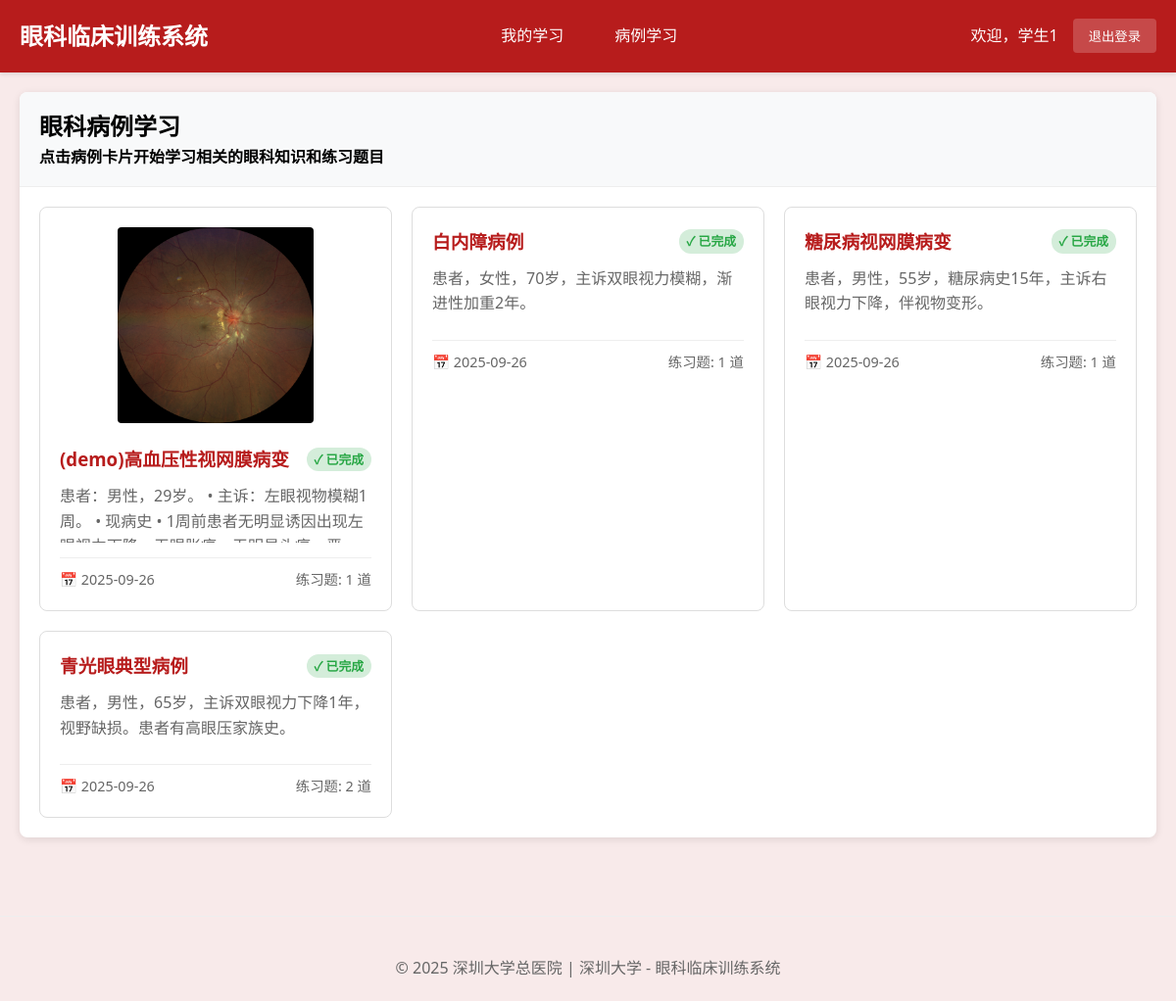
Before: /student/cases/?page=2 (signed in) with the older database file.
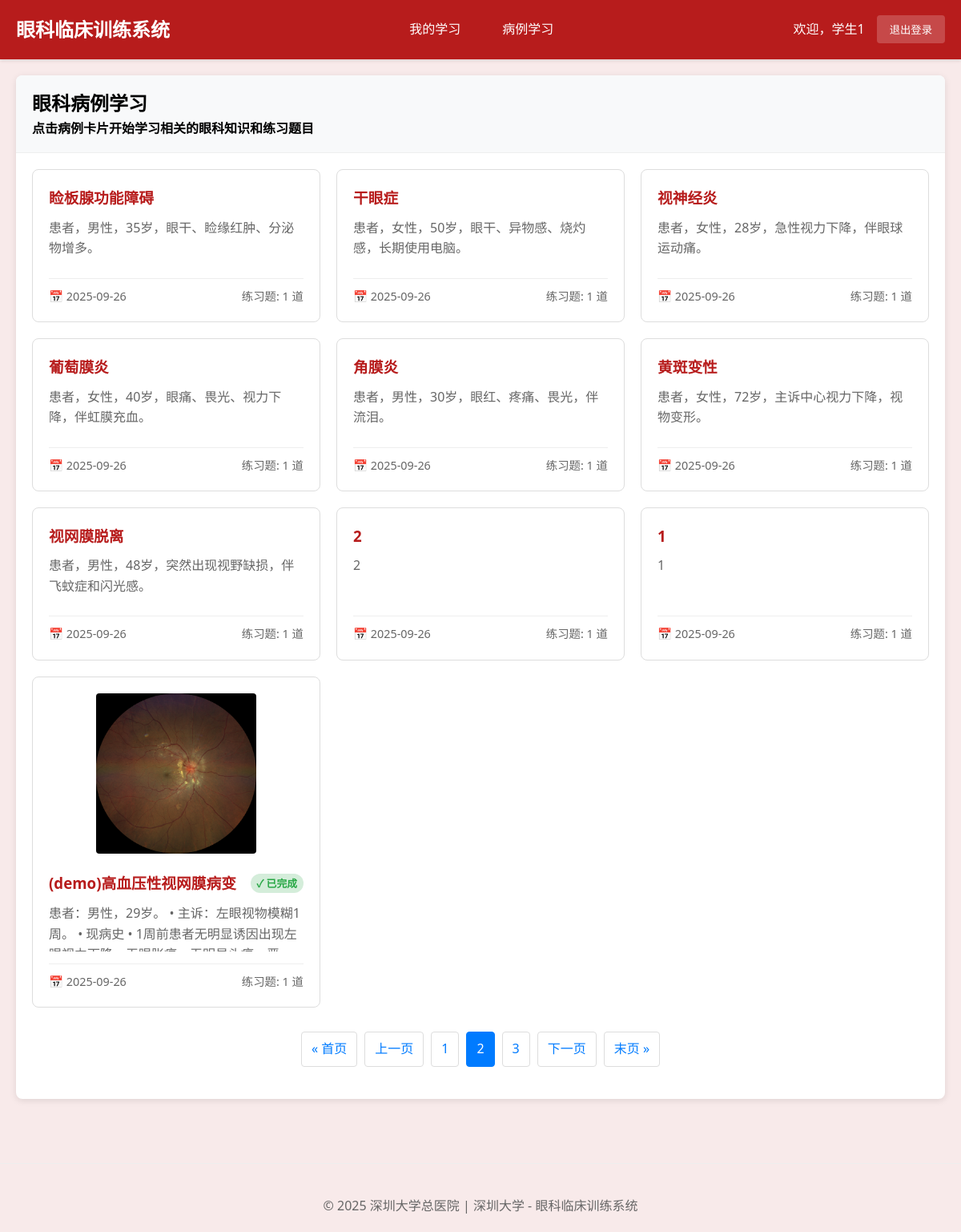
After: the same page with the newer database file.
### cases/models.py (models this page shows, shortened)
class Case(models.Model):
    title = models.CharField('病例名称', max_length=200, help_text='病例的标题或名称')    # charfield 对应 string的短文本
    description = models.TextField('病例描述', help_text='详细的病例描述和背景信息')    # textfield 对应 string的长文本
    symptoms = models.TextField('症状表现', help_text='患者的主要症状和表现')
    diagnosis = models.TextField('诊断结果', help_text='各项检查的详细结果', default='待补充')
    image = models.ImageField('病例图像', upload_to='case_images/', blank=True, null=True,
                             help_text='相关的检查图片或眼底照片')    # imagefield 对应 图片类型
    difficulty = models.CharField('难度等级', max_length=10,
                                 choices=[('easy', '简单'), ('medium', '中等'), ('hard', '困难')],
                                 default='medium', help_text='病例难度等级')
    case_type = models.CharField('病例类型', max_length=20,
                                choices=[('clinical', '临床病例'), ('surgery', '手术病例'), ('emergency', '急诊病例')],
                                default='clinical', help_text='病例类型分类')
    created_at = models.DateTimeField('创建时间', auto_now_add=True)    # datetimefield 对应 日期时间类型
    updated_at = models.DateTimeField('更新时间', auto_now=True)
    is_active = models.BooleanField('是否启用', default=True, help_text='是否在教学中使用此病例') # boolean 对应 bool类型
    class Meta:
        verbose_name = '眼科病例'
        verbose_name_plural = '眼科病例'
        ordering = ['-created_at']

### cases/views.py (the view)
# urls.py: path('student/cases/', views.student_case_list, name='student_case_list'),
@login_required
@user_passes_test(is_student, login_url='login')
def student_case_list(request):
    cases = Case.objects.filter(is_active=True).order_by('-created_at')
    progress, _ = UserProgress.objects.get_or_create(user=request.user)
    completed_cases = set(progress.completed_cases.values_list('id', flat=True))
    paginator = Paginator(cases, 10)
    page_number = request.GET.get('page')
    page_obj = paginator.get_page(page_number)
    context = {
        'page_obj': page_obj,
        'completed_cases': completed_cases,
    }
    return render(request, 'student/case_list.html', context)

### cases/views.py (called while the page is built)
def is_student(user):
    return user.groups.filter(name='Students').exists()

### cases/templates/student/case_list.html (shortened to what this page needs)
{% extends 'base.html' %}
{% load static %}
{% block content %}
<div class="card">
    <div class="card-header">
        <h2>眼科病例学习</h2>
        <p>点击病例卡片开始学习相关的眼科知识和练习题目</p>
    </div>
    <div class="card-body">
        <div style="display: grid; grid-template-columns: repeat(auto-fit, minmax(300px, 1fr)); gap: 20px;">
            {% for case in page_obj %}
            <div class="case-card" style="border: 1px solid #ddd; border-radius: 8px; padding: 20px; background: white; transition: transform 0.2s, box-shadow 0.2s; cursor: pointer;"
                 data-case-url="{% url 'student_case_detail' case.id %}" onclick="location.href=this.dataset.caseUrl">
                {% if case.image %}
                <div style="text-align: center; margin-bottom: 15px;">
                    <img src="{{ case.image.url }}" alt="{{ case.title }}" style="max-width: 100%; height: 200px; object-fit: cover; border-radius: 4px;">
                </div>
                {% endif %}
                <h3 style="color: #b71c1c; margin-bottom: 10px; display: flex; align-items: center; justify-content: space-between;">
                    {{ case.title }}
                    {% if case.id in completed_cases %}
                    <span style="color: #28a745; font-size: 0.8rem; background: #d4edda; padding: 2px 8px; border-radius: 12px;">✓ 已完成</span>
                    {% endif %}
                </h3>
                <p style="color: #666; line-height: 1.6; margin-bottom: 15px; height: 60px; overflow: hidden;">
                    {{ case.description|truncatewords:20 }}
                </p>
                <div style="border-top: 1px solid #eee; padding-top: 10px; font-size: 0.9rem; color: #666;">
                    <span>📅 {{ case.created_at|date:"Y-m-d" }}</span>
                    <span style="float: right;">练习题: {{ case.exercises.count }} 道</span>
                </div>
            </div>
            {% empty %}
            <div style="text-align: center; padding: 40px; color: #666;">
                <p>暂无病例数据</p>
                <p>请联系教师添加学习内容</p>
            </div>
            {% endfor %}
        </div>
        {% if page_obj.has_other_pages %}
        <div class="pagination" style="text-align: center; margin-top: 30px;">
            {% if page_obj.has_previous %}
                <a href="?page=1" style="display: inline-block; padding: 8px 12px; margin: 0 2px; text-decoration: none; border: 1px solid #ddd; border-radius: 4px; color: #007bff;">&laquo; 首页</a>
                <a href="?page={{ page_obj.previous_page_number }}" style="display: inline-block; padding: 8px 12px; margin: 0 2px; text-decoration: none; border: 1px solid #ddd; border-radius: 4px; color: #007bff;">上一页</a>
            {% endif %}
            {% for num in page_obj.paginator.page_range %}
                {% if page_obj.number == num %}
                    <span style="display: inline-block; padding: 8px 12px; margin: 0 2px; background: #007bff; color: white; border: 1px solid #007bff; border-radius: 4px;">{{ num }}</span>
                {% elif num > page_obj.number|add:'-3' and num < page_obj.number|add:'3' %}
                    <a href="?page={{ num }}" style="display: inline-block; padding: 8px 12px; margin: 0 2px; text-decoration: none; border: 1px solid #ddd; border-radius: 4px; color: #007bff;">{{ num }}</a>
                {% endif %}
            {% endfor %}
            {% if page_obj.has_next %}
                <a href="?page={{ page_obj.next_page_number }}" style="display: inline-block; padding: 8px 12px; margin: 0 2px; text-decoration: none; border: 1px solid #ddd; border-radius: 4px; color: #007bff;">下一页</a>
                <a href="?page={{ page_obj.paginator.num_pages }}" style="display: inline-block; padding: 8px 12px; margin: 0 2px; text-decoration: none; border: 1px solid #ddd; border-radius: 4px; color: #007bff;">末页 &raquo;</a>
            {% endif %}
        </div>
        {% endif %}
    </div>
</div>
{% endblock %}

Changed rows visible on the page:
no longer on this page (row unchanged): Case: title "白内障病例", shows "✓ 已完成", description "患者，女性，70岁，主诉双眼视力模糊，渐进性加重2年。", created_at "2025-09-26", exercises.count "1"
no longer on this page (row unchanged): Case: title "糖尿病视网膜病变", shows "✓ 已完成", description "患者，男性，55岁，糖尿病史15年，主诉右眼视力下降，伴视物变形。", created_at "2025-09-26", exercises.count "1"
no longer on this page (row unchanged): Case: title "青光眼典型病例", shows "✓ 已完成", description "患者，男性，65岁，主诉双眼视力下降1年，视野缺损。患者有高眼压家族史。", created_at "2025-09-26", exercises.count "2"
added Case: title "睑板腺功能障碍", description "患者，男性，35岁，眼干、睑缘红肿、分泌物增多。", created_at "2025-09-26", exercises.count "1"
added Case: title "干眼症", description "患者，女性，50岁，眼干、异物感、烧灼感，长期使用电脑。", created_at "2025-09-26", exercises.count "1"
added Case: title "视神经炎", description "患者，女性，28岁，急性视力下降，伴眼球运动痛。", created_at "2025-09-26", exercises.count "1"
added Case: title "葡萄膜炎", description "患者，女性，40岁，眼痛、畏光、视力下降，伴虹膜充血。", created_at "2025-09-26", exercises.count "1"
added Case: title "角膜炎", description "患者，男性，30岁，眼红、疼痛、畏光，伴流泪。", created_at "2025-09-26", exercises.count "1"
added Case: title "黄斑变性", description "患者，女性，72岁，主诉中心视力下降，视物变形。", created_at "2025-09-26", exercises.count "1"
added Case: title "视网膜脱离", description "患者，男性，48岁，突然出现视野缺损，伴飞蚊症和闪光感。", created_at "2025-09-26", exercises.count "1"
added Case: title "2", description "2", created_at "2025-09-26", exercises.count "1"
added Case: title "1", description "1", created_at "2025-09-26", exercises.count "1"
Other visible differences:
text now shown: "« 首页 上一页 下一页 末页 »"
new list line: "1"
new list line: "2"
new list line: "3"
